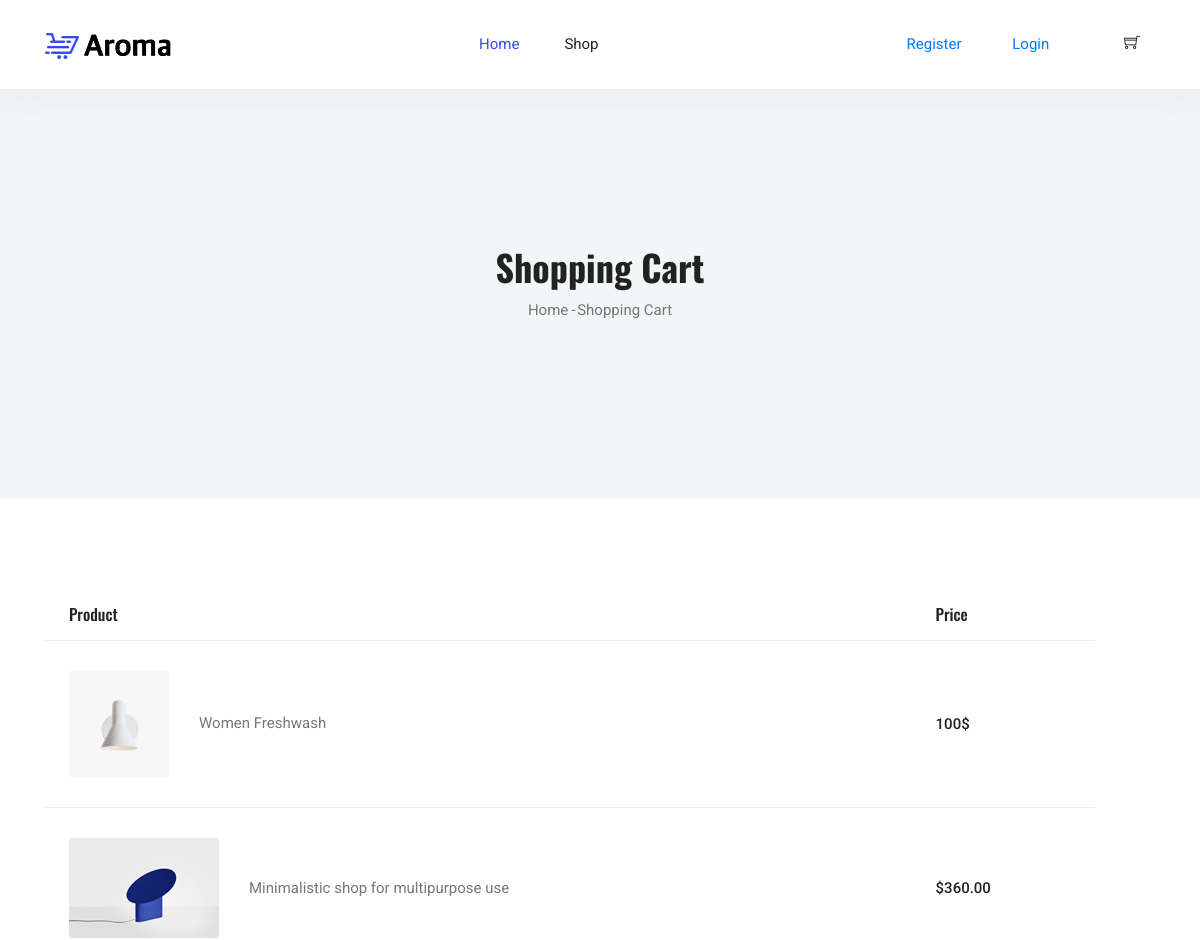
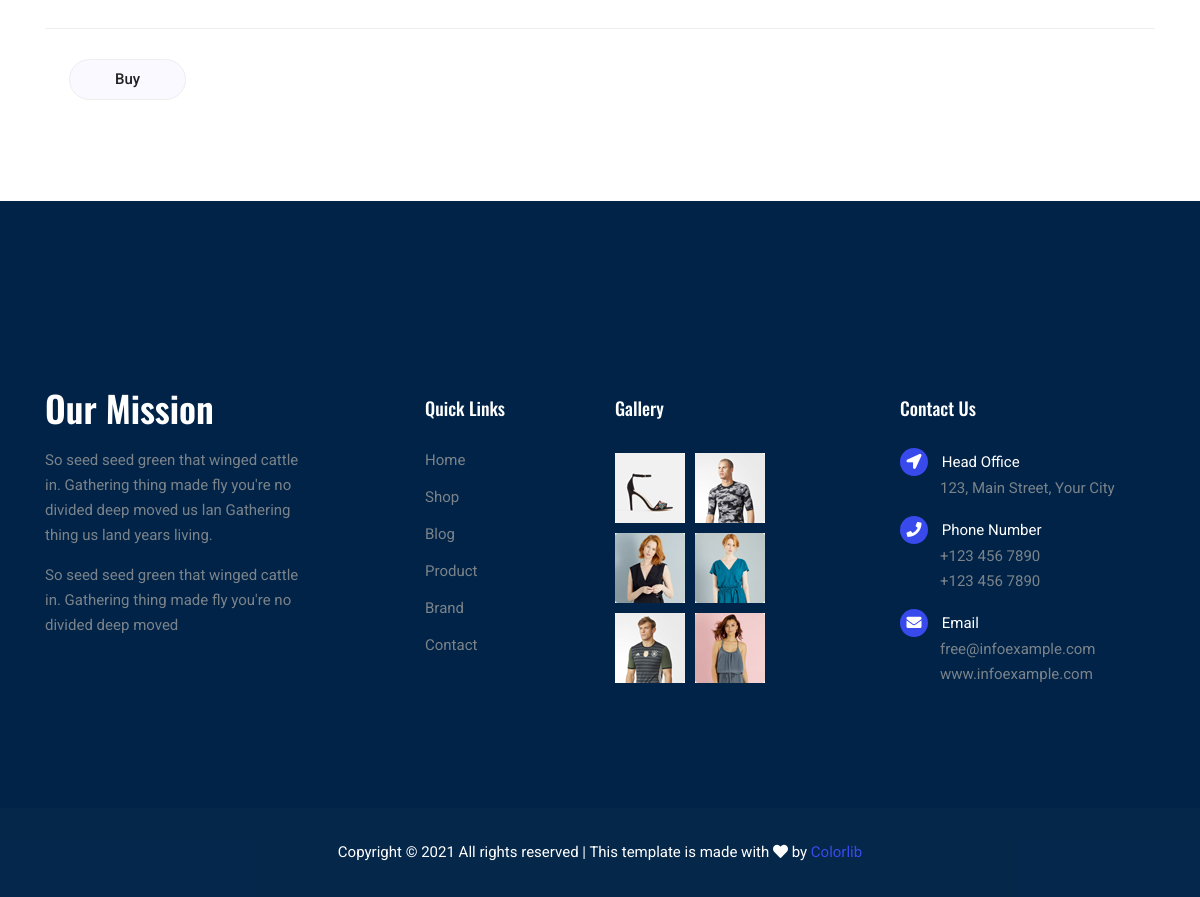
Page /card_products/ (signed in) on the committed database (2 pictures, top to bottom).
### shop/models.py (models this page shows, shortened)
class Product(models.Model):
    title = models.CharField(max_length=150, verbose_name='Наименование')
    content = models.CharField(max_length=600, verbose_name='Описание')
    price = models.CharField(max_length=30, verbose_name='Цена')
    photo = models.ImageField(
        upload_to='photos/%Y/%m/%d/', verbose_name='Фото', blank=True)
    is_published = models.BooleanField(
        default=True, verbose_name='Опубликовать?')
    Top = models.BooleanField(default=True, verbose_name='Лучший товар')
    New = models.BooleanField(default=True, verbose_name='Новый товар')
    Featured = models.BooleanField(default=True, verbose_name='Рекомендуемое')
    class Meta:
        verbose_name = 'Товар'
        verbose_name_plural = 'Товар'

### shop/views.py (the view)
# urls.py: path('card_products/', card_out, name='card_products'),
def card_out(request):
    cards = []
    if request.user.is_authenticated:
        user_id_f = request.user
        card = Card.objects.filter(user_id=user_id_f)
        for item in card:
            p = int(item.id_product)
            cards.append(p)
    cards_out = Product.objects.filter(pk__in=cards)
    return render(request, 'cart.html', {'cards_out': cards_out})

### shop/templates/cart.html (shortened to what this page needs)
<!DOCTYPE html>
{% load static %}
<html lang="en">
<head>
  <link rel="stylesheet" href="{% static 'vendors/bootstrap/bootstrap.min.css' %}">
  <link rel="stylesheet" href="{% static 'vendors/fontawesome/css/all.min.css' %}">
  <link rel="stylesheet" href="{% static 'vendors/themify-icons/themify-icons.css' %}">
  <link rel="stylesheet" href="{% static 'vendors/nice-select/nice-select.css' %}">
  <link rel="stylesheet" href="{% static 'vendors/owl-carousel/owl.theme.default.min.css' %}">
  <link rel="stylesheet" href="{% static 'vendors/owl-carousel/owl.carousel.min.css' %}">
  <link rel="stylesheet" href="{% static 'css/style.css' %}">
</head>
<body>
  <header class="header_area">
    <div class="main_menu">
      <nav class="navbar navbar-expand-lg navbar-light">
        <div class="container">
          <a class="navbar-brand logo_h" href="index.html"><img src="img/logo.png" alt=""></a>
          <div class="collapse navbar-collapse offset" id="navbarSupportedContent">
            <ul class="nav navbar-nav menu_nav ml-auto mr-auto">
              <li class="nav-item active"><a class="nav-link" href="{% url 'index' %}">Home</a></li>
              <li class="nav-item"><a class="nav-link" href="/shop/">Shop</a></li>
            </ul>
            <ul class="nav-shop">
              <li class="nav-item"><a class="nav-link" href="/register/">Register</a></li>
              <li class="nav-item"><a class="nav-link" href="/login/">Login</a></li>
              <li class="nav-item"><a href = "/card_products/"><i class="ti-shopping-cart"></i></a> </li>
            </ul>
          </div>
        </div>
      </nav>
    </div>
  </header>
	<section class="blog-banner-area" id="category">
		<div class="container h-100">
			<div class="blog-banner">
				<div class="text-center">
					<h1>Shopping Cart</h1>
					<nav aria-label="breadcrumb" class="banner-breadcrumb">
            <ol class="breadcrumb">
              <li class="breadcrumb-item"><a href="#">Home</a></li>
              <li class="breadcrumb-item active" aria-current="page">Shopping Cart</li>
            </ol>
          </nav>
				</div>
			</div>
    </div>
	</section>
  <section class="cart_area">
      <div class="container">
          <div class="cart_inner">
              <div class="table-responsive">
                  <table class="table">
                      <thead>
                          <tr>
                              <th scope="col">Product</th>
                              <th scope="col">Price</th>
                          </tr>
                      </thead>
                      <tbody>
                          {% for item in cards_out%}
                          <tr>
                              <td>
                                  <div class="media">
                                      <div class="d-flex">
                                          {% if item.photo %}
                                          <img  width = "100" src="{{ item.photo.url }}" alt="">
                                          {% else %}
                                          <img width = "100" src="{% static 'img/cart/cart1.png' %}" alt="">
                                          {% endif %}
                                      </div>
                                      <div class="media-body">
                                          <p>{{ item.title }}</p>
                                      </div>
                                  </div>
                              </td>
                              <td>
                                  <h5>{{ item.price }}</h5>
                              </td>
                          </tr>
                          {% endfor %}
                         <tr>
                            <td>
                                <div class="media">
                                    <div class="d-flex">
                                        <img src="img/cart/cart1.png" alt="">
                                    </div>
                                    <div class="media-body">
                                        <p>Minimalistic shop for multipurpose use</p>
                                    </div>
                                </div>
                            </td>
                            <td>
                                <h5>$360.00</h5>
                            </td>
                        </tr>
                          <tr class="bottom_button">
                              <td>
                                  <a class="button" href='/deleteproduct'>Buy</a>
                              </td>
                              <td>
                              </td>
                              <td>
                              </td>
                          </tr>
                      </tbody>
                  </table>
              </div>
          </div>
      </div>
  </section>
  <footer class="footer">
    <div class="footer-area">
      <div class="container">
        <div class="row section_gap">
          <div class="col-lg-3 col-md-6 col-sm-6">
            <div class="single-footer-widget tp_widgets">
              <h4 class="footer_title large_title">Our Mission</h4>
              <p>
                So seed seed green that winged cattle in. Gathering thing made fly you're no
                divided deep moved us lan Gathering thing us land years living.
              </p>
              <p>
                So seed seed green that winged cattle in. Gathering thing made fly you're no divided deep moved
              </p>
            </div>
          </div>
          <div class="offset-lg-1 col-lg-2 col-md-6 col-sm-6">
            <div class="single-footer-widget tp_widgets">
              <h4 class="footer_title">Quick Links</h4>
              <ul class="list">
                <li><a href="#">Home</a></li>
                <li><a href="#">Shop</a></li>
                <li><a href="#">Blog</a></li>
                <li><a href="#">Product</a></li>
                <li><a href="#">Brand</a></li>
                <li><a href="#">Contact</a></li>
              </ul>
            </div>
          </div>
          <div class="col-lg-2 col-md-6 col-sm-6">
            <div class="single-footer-widget instafeed">
              <h4 class="footer_title">Gallery</h4>
              <ul class="list instafeed d-flex flex-wrap">
                <li><img src="{% static 'img/gallery/r1.jpg' %}" alt=""></li>
                <li><img src="{% static 'img/gallery/r2.jpg' %}" alt=""></li>
                <li><img src="{% static 'img/gallery/r3.jpg' %}" alt=""></li>
                <li><img src="{% static 'img/gallery/r5.jpg' %}" alt=""></li>
                <li><img src="{% static 'img/gallery/r7.jpg' %}" alt=""></li>
                <li><img src="{% static 'img/gallery/r8.jpg' %}" alt=""></li>
              </ul>
            </div>
          </div>
          <div class="offset-lg-1 col-lg-3 col-md-6 col-sm-6">
            <div class="single-footer-widget tp_widgets">
              <h4 class="footer_title">Contact Us</h4>
              <div class="ml-40">
                <p class="sm-head">
                  <span class="fa fa-location-arrow"></span>
                  Head Office
                </p>
                <p>123, Main Street, Your City</p>
                <p class="sm-head">
                  <span class="fa fa-phone"></span>
                  Phone Number
                </p>
                <p>
                  +123 456 7890 <br>
                  +123 456 7890
                </p>
                <p class="sm-head">
                  <span class="fa fa-envelope"></span>
                  Email
                </p>
                <p>
                  free@infoexample.com <br>
                  www.infoexample.com
                </p>
              </div>
            </div>
          </div>
        </div>
      </div>
    </div>
    <div class="footer-bottom">
      <div class="container">
        <div class="row d-flex">
          <p class="col-lg-12 footer-text text-center">
            Copyright &copy;
            <script>document.write(new Date().getFullYear());</script> All rights reserved | This template is made with
            <i class="fa fa-heart" aria-hidden="true"></i> by <a href="https://colorlib.com"
              target="_blank">Colorlib</a>
          </p>
        </div>
      </div>
    </div>
  </footer>
</body>
</html>

### rows in the picture
Product: photo (picture), title "Women Freshwash", price "100$"
